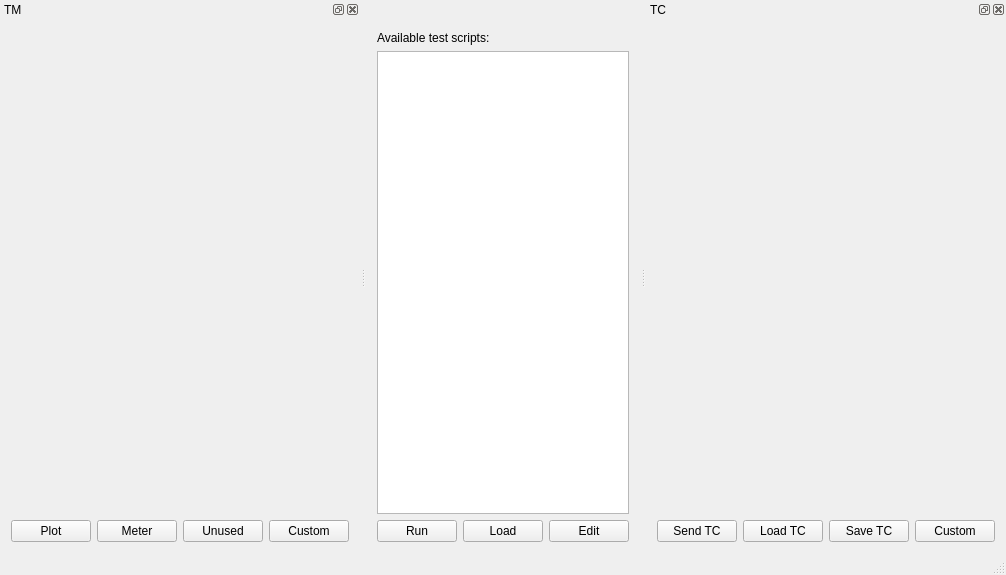
<?xml version="1.0" encoding="UTF-8"?>
<ui version="4.0">
 <class>MainWindow</class>
 <widget class="TasteMainWindow" name="MainWindow">
  <property name="geometry">
   <rect>
    <x>0</x>
    <y>0</y>
    <width>710</width>
    <height>575</height>
   </rect>
  </property>
  <property name="windowTitle">
   <string>gssw</string>
  </property>
  <property name="tabShape">
   <enum>QTabWidget::Rounded</enum>
  </property>
  <property name="dockOptions">
   <set>QMainWindow::AllowNestedDocks|QMainWindow::AllowTabbedDocks|QMainWindow::AnimatedDocks</set>
  </property>
  <widget class="QWidget" name="centralWidget">
  <layout class="QVBoxLayout" name="verticalLayout">
     <item>
      <widget class="QLabel" name="tasteLogo" native="true">
       <property name="pixmap">
        <pixmap>tasteLogo_white.png</pixmap>
       </property>
      </widget>
     </item>
     <item>
      <widget class="QLabel" name="instructions" native="true">
       <property name="text">
        <string>Available test scripts:</string>
       </property>
      </widget>
     </item>
     <item>
      <widget class="QListWidget" name="msc" native="true"/>
     </item>
     <item>
      <layout class="QHBoxLayout" name="horizontalLayout">
       <item>
        <widget class="QPushButton" name="runMSC">
         <property name="text">
          <string>Run</string>
         </property>
        </widget>
       </item>
       <item>
        <widget class="QPushButton" name="loadMSC">
         <property name="text">
          <string>Load</string>
         </property>
        </widget>
       </item>
       <item>
        <widget class="QPushButton" name="editMSC">
         <property name="text">
          <string>Edit</string>
         </property>
        </widget>
       </item>
      </layout>
     </item>
    </layout>
   </widget>
   <widget class="QStatusBar" name="statusBar"/>
  <widget class="QDockWidget" name="tm_0">
   <property name="allowedAreas">
    <set>Qt::RightDockWidgetArea</set>
   </property>
   <property name="windowTitle">
    <string>TM</string>
   </property>
   <attribute name="dockWidgetArea">
    <number>1</number>
   </attribute>
   <widget class="QWidget" name="dockWidgetContents">
    <layout class="QVBoxLayout" name="verticalLayout">
     <item>
      <widget class="asn1Viewer" name="TM" native="true"/>
     </item>
     <item>
      <layout class="QHBoxLayout" name="horizontalLayout">
       <item>
        <widget class="QPushButton" name="plotButton">
         <property name="text">
          <string>Plot</string>
         </property>
        </widget>
       </item>
       <item>
        <widget class="QPushButton" name="meterButton">
         <property name="text">
          <string>Meter</string>
         </property>
        </widget>
       </item>
       <item>
        <widget class="QPushButton" name="unusedButton">
         <property name="text">
          <string>Unused</string>
         </property>
        </widget>
       </item>
       <item>
        <widget class="QPushButton" name="customCombo">
         <property name="text">
          <string>Custom</string>
         </property>
        </widget>
       </item>
      </layout>
     </item>
    </layout>
   </widget>
  </widget>
  <widget class="QDockWidget" name="tc_1">
   <property name="allowedAreas">
    <set>Qt::RightDockWidgetArea</set>
   </property>
   <property name="windowTitle">
    <string>TC</string>
   </property>
   <attribute name="dockWidgetArea">
    <number>2</number>
   </attribute>
   <widget class="QWidget" name="dockWidgetContents">
    <layout class="QVBoxLayout" name="verticalLayout">
     <item>
      <widget class="asn1Editor" name="TC" native="true"/>
     </item>
     <item>
      <layout class="QHBoxLayout" name="horizontalLayout">
       <item>
        <widget class="QPushButton" name="sendButton">
         <property name="text">
          <string>Send TC</string>
         </property>
        </widget>
       </item>
       <item>
        <widget class="QPushButton" name="loadButton">
         <property name="text">
          <string>Load TC</string>
         </property>
        </widget>
       </item>
       <item>
        <widget class="QPushButton" name="saveButton">
         <property name="text">
          <string>Save TC</string>
         </property>
        </widget>
       </item>
       <item>
        <widget class="QPushButton" name="customCombo">
         <property name="text">
          <string>Custom</string>
         </property>
        </widget>
       </item>
      </layout>
     </item>
    </layout>
   </widget>
  </widget>
 </widget>
 <layoutdefault spacing="6" margin="11"/>
 <customwidgets>
     <customwidget>
          <class>asn1Editor</class>
          <extends>QWidget</extends>
          <header>asn1_value_editor</header>
     </customwidget>
     <customwidget>
          <class>asn1Viewer</class>
          <extends>QWidget</extends>
          <header>asn1_value_editor</header>
     </customwidget>
     <customwidget>
          <class>TasteMainWindow</class>
          <extends>QMainWindow</extends>
          <header>TasteMainWindow</header>
     </customwidget>
 </customwidgets>
 <resources/>
 <connections/>
</ui>
